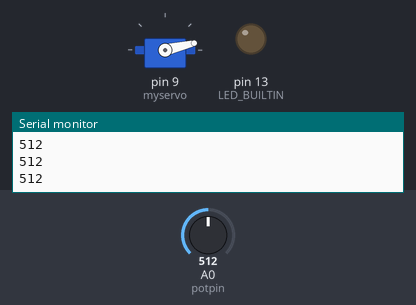
Recording of a sketch running on a simulated Arduino Uno, built with avr-gcc and run on an emulated ATmega328P. On the bench: servo, output pins drawn as LEDs (lit = HIGH), the last lines printed to the serial monitor. The test bench sets the inputs (shaded band); at power-on: A0 (potpin) = 512.

Above: at 1.2 s.
1.3 s: A0 (potpin) set to 716
At 1.7 s:
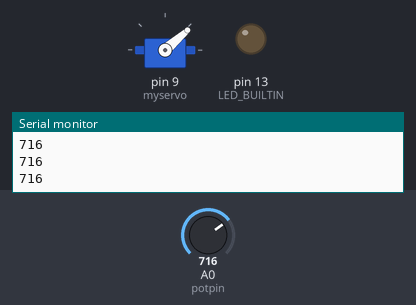
2.8 s: A0 (potpin) set to 900
At 3.8 s:
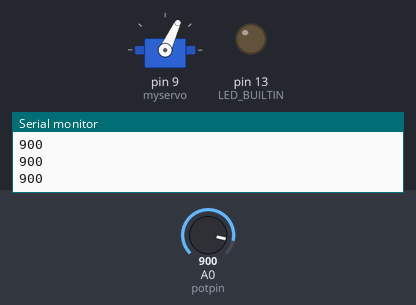
4.3 s: A0 (potpin) set to 1023
At 4.8 s:
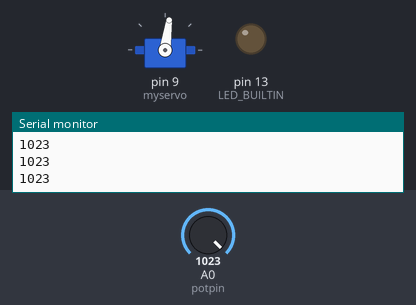
5.8 s: A0 (potpin) set to 306
At 6.5 s:
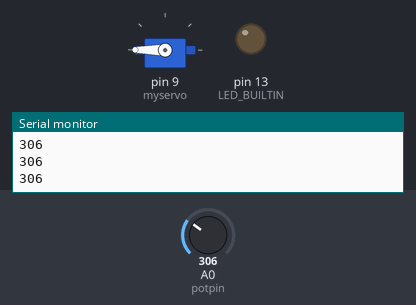
7.3 s: A0 (potpin) set to 122
At 8.5 s:
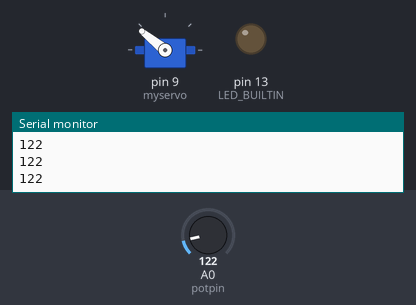
8.8 s: A0 (potpin) set to 511
At 9.5 s:
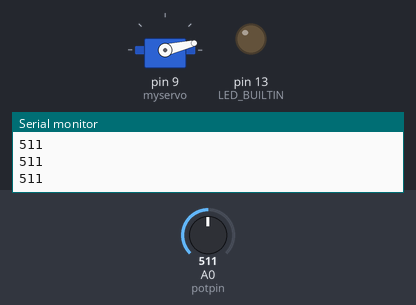
Timing chart, 0 to 11.3 s (numbered marks = the images above; inputs shaded):
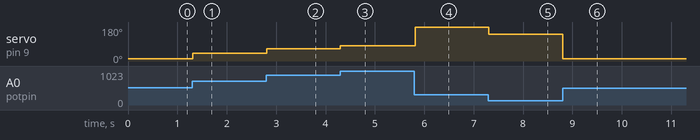

Measured:
- after the input at 1.3 s, servo on pin 9 (myservo): 13° → 41° at once
- after the input at 2.8 s, servo on pin 9 (myservo): 41° → 65° at once
- after the input at 4.3 s, servo on pin 9 (myservo): 65° → 82° at once
- after the input at 5.8 s, servo on pin 9 (myservo): 82° → 180° at once
- after the input at 7.3 s, servo on pin 9 (myservo): 180° → 141° at once
- after the input at 8.8 s, servo on pin 9 (myservo): 141° → 13° at once

The sketch:

Arduino_Lab1.ino
```cpp
#include <Servo.h>

Servo myservo;  // create servo object to control a servo
// twelve servo objects can be created on most boards

int potpin = A0;
int val;

void setup() {
  myservo.attach(9);  // attaches the servo on pin 9 to the servo object
  // initialize digital pin LED_BUILTIN as an output.
  pinMode(LED_BUILTIN, OUTPUT);
    // initialize serial communication at 9600 bits per second:
  Serial.begin(9600);
}

// The serve changes position accroding to the temperature.
void loop() {
  val = analogRead(potpin);
  Serial.println(val);           // reads the value of the potentiometer (value between 0 and 1023)
  val = map(val, 20, 150, 0, 180);     // scale it to use it with the servo (value between 0 and 180)
  myservo.write(val);                  // sets the servo position according to the scaled value
  delay(15);                     // waits 15ms for the servo to reach the position
  }
```
